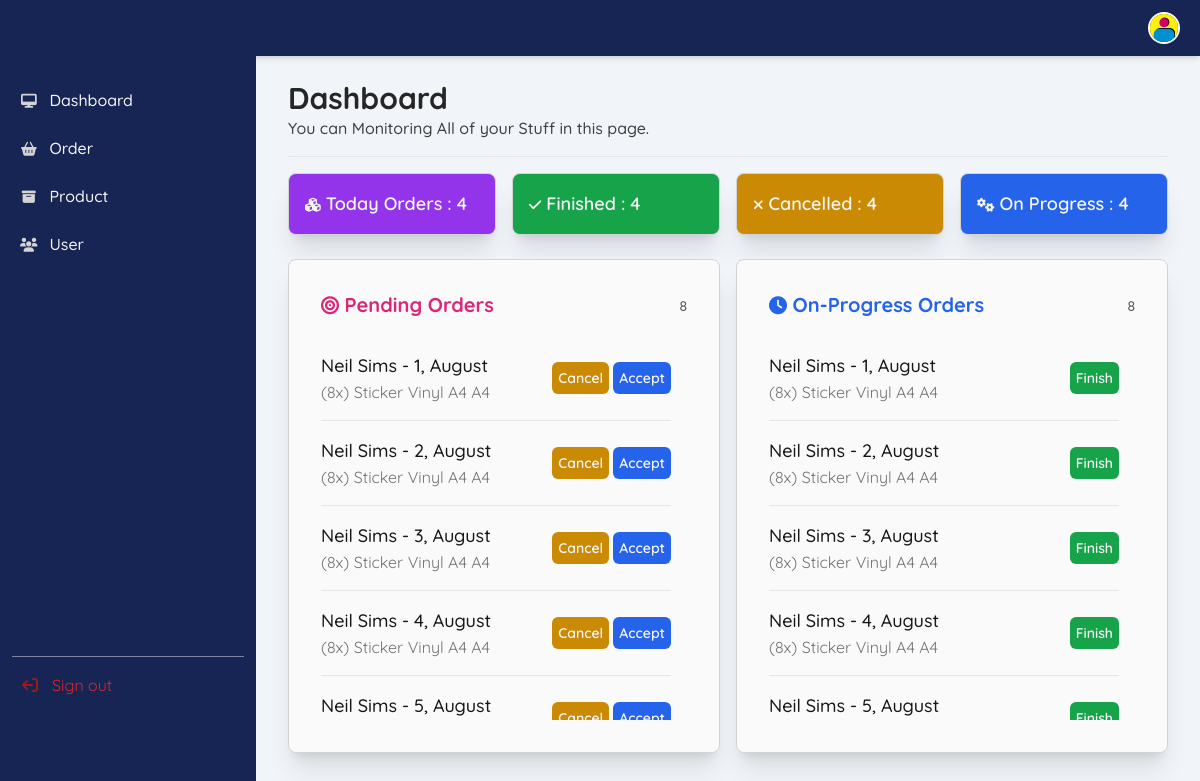
Page /dashboard.php (signed in) on the committed database.
### tables this page shows
CREATE TABLE `menu` (
  `menu_id` int(11) NOT NULL,
  `menu_title` varchar(20) NOT NULL,
  `menu_url` varchar(100) NOT NULL,
  `menu_icon` varchar(255) NOT NULL,
  `menu_access` varchar(100) NOT NULL
);

### _navside.php (the view, shortened to what this page needs)
<nav class="fixed top-0 z-30 w-full bg-blue-950 shadow-md">
  <div class="px-3 py-3 lg:px-5 lg:pl-3">
    <div class="flex items-center justify-between">
      <div class="flex items-center justify-start rtl:justify-end">
        <a href="dashboard.php" class="flex ms-2 md:me-24">
          <p class="text-neutral-100 font-regular invisible md:visible">PRINT<span class="font-bold">MAX</span></p>
        </a>
      </div>
      <div class="flex items-center">
        <div class="flex items-center ms-3">
          <div>
            <button type="button" class="flex text-sm bg-gray-800 rounded-full focus:ring-4 focus:ring-gray-300" aria-expanded="false" data-dropdown-toggle="dropdown-user">
              <img class="w-8 h-8 rounded-full border-white border-2" src="assets/img/system/avatar.png" alt="user photo">
            </button>
          </div>
        </div>
      </div>
    </div>
  </div>
</nav>
<aside id="logo-sidebar" class="fixed top-0 left-0 z-40 w-64 h-screen pt-20 transition-transform -translate-x-full bg-blue-950 sm:translate-x-0" aria-label="Sidebar">
  <div class="h-full px-3 pb-4 overflow-y-auto bg-blue-950">
    <ul class="space-y-2 font-regular">
      <?php
      include_once 'conn.php';
      $role_id = $_SESSION['role_id'];
      $query = mysqli_query($con, "SELECT * FROM menu WHERE menu_access LIKE '%$role_id%'");
      while ($menus = mysqli_fetch_array($query)) {
      ?>
        <li class="hover:bg-neutral-950 rounded-lg hover:opacity-50">
          <a href="<?= $menus['menu_url']; ?>" class="flex items-center p-2 text-neutral-100 rounded-lg font-medium">
            <i class="fa <?= $menus['menu_icon']; ?> fa-sm fa-fw text-neutral-300"></i>
            <span class="ms-3 ml-2"><?= $menus['menu_title']; ?></span>
          </a>
        </li>
      <?php } ?>
      <li class="pt-96">
        <hr class="opacity-50">
      </li>
      <li class="hover:bg-neutral-950 rounded-lg hover:opacity-50">
        <a href="signout.php" class="flex items-center p-2 text-red-600 rounded-lg">
          <i class="fa fa-sign-out fa-rotate-180 fa-md fa-fw text-red-800"></i>
          <span class="ms-3 ml-2">Sign out</span>
        </a>
      </li>
    </ul>
  </div>
</aside>

### assets/css/custom.css (style rules this page uses)
body { font-family: "Quicksand", sans-serif; font-optical-sizing: auto; }

### rows in the picture
menu: menu_title "Dashboard"
menu: menu_title "Order"
menu: menu_title "Product"
menu: menu_title "User"
